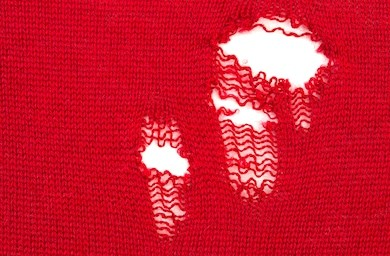
%> input picture images/tex02.jpg, 390 x 256 px; its folder holds only this picture in this run
$ octave progetto.m   (GNU Octave 9; MATLAB toolbox functions it lacks are replaced by stand-ins)
%> lines starting %> are read from the running program, lines starting %| are printed output that depends on the picture; in (x1, y1, x2, y2) boxes, pixels count from 0 and x2, y2 are one past the last pixel; in counts of white or black regions, pixels touching at a corner belong together; the program's own positions count from 1
%     ###### #     #  ####      ####  #  ####  ####  ###  #     #                   ###
%     #      #     # #    #     #   # # #     #     #   # #     #                  #   #
%     #      #     # #    #     #   # # #     #     #   # #     #                  #   #
%     #####  #     # ######     ####  # #     #     #   # #     #                   ###   #
%     #      #     # #    #     #     # #     #     #   # #     #                  #   # #
%     #      #     # #    #     #     # #     #     #   # #     #                  #    ##
%     ###### ##### # #    #     #     #  ####  ####  ###  ##### #                   ####  #


%     #     #  ####  ####  #  ####  #   #      #### #####  ####  #####  ####   #### #   # #####
%     ##   ## #    # #   # # #    # ##  #     #       #   #    #   #   #    # #     #   # #
%     # # # # #    # #   # # #    # # # #     #       #   #    #   #   #    # #     #   # #
%     #  #  # ###### ####  # ###### #  ##      ###    #   ######   #   ###### #     ##### ####
%     #     # #    # # #   # #    # #   #         #   #   #    #   #   #    # #     #   # #
%     #     # #    # #  #  # #    # #   #         #   #   #    #   #   #    # #     #   # #
%     #     # #    # #   # # #    # #   #     ####    #   #    #   #   #    #  #### #   # #####


% Anno Accademico 2019/2020
% Marian Statache, Elia Piccoli

% Script per il defect-detection nei tessuti.

clear all;
close all;

list=dir('images/tex*');
s='images/';

for index=1:size(list,1)
    name=strcat(s,list(index).name);
    A=rgb2gray(imread(name));
%> A: size 256x390 uint8; min 37, max 255, mean 84.1
    [R,C]=size(A);
%> R = 256; C = 390

    A_mod=abs(fft2(A));
    A_mod=(A_mod-min(A_mod(:)))/(max(A_mod(:))-min(A_mod(:)))*255;

    B=A_mod(1:R/2,1:C/2);
    B(1:10,:)=0;
    B(:,1:10)=0;
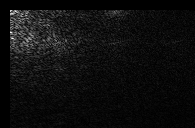
%> B: size 128x195 double; min 0, max 1.59, mean 0.0919; drawn with min black and max white
    [val, ind] = max(B(:));
%> val = 1.59; ind = 1575
    [RR CC]=size(B);
%> RR = 128; CC = 195
    [row col] = ind2sub([RR CC],ind);
%> row = 39; col = 13

    Xfactor=col/2;  %prova la metà del più piccolo di fft2
%> Xfactor = 6.5
    Yfactor=row/2;
%> Yfactor = 19.5

    if(Xfactor>32)
        Xfactor=32;
    elseif(Xfactor<4)
        Xfactor=4;
    end

    if(Yfactor>32)
        Yfactor=32;
    elseif(Yfactor<4)
        Yfactor=4;
    end

    % scelta dei pattern dinamica, sia per la dimensione che per la posizione

    pattern1 = A(1:R/Yfactor,1:C/Xfactor);
    pattern2 = A(3:R/Yfactor+2,3:C/Xfactor+2);
    pattern3 = A(R/(Yfactor*2):R/Yfactor+R/(Yfactor*2)-1,C/(Xfactor*2):C/Xfactor+C/(Xfactor*2)-1);
    pattern4 = A(1:R/Yfactor,C-C/Xfactor+1:C);
    pattern5 = A(3:R/Yfactor+2,C-C/Xfactor-1:C-2);
    pattern6 = A(R/(Yfactor*2):R/Yfactor+R/(Yfactor*2)-1,C-C/Xfactor+1-C/(Xfactor*2):C-C/(Xfactor*2));
    pattern7 = A(R-R/Yfactor+1:R,1:C/Xfactor);
    pattern8 = A(R-R/Yfactor-1:R-2,3:C/Xfactor+2);
    pattern9 = A(R-R/Yfactor+1-R/(Yfactor*2):R-R/(Yfactor*2),C/(Xfactor*2):C/Xfactor+C/(Xfactor*2)-1);


    c1 = normxcorr2(pattern1,A);
    c2 = normxcorr2(pattern2,A);
    c3 = normxcorr2(pattern3,A);
    c4 = normxcorr2(pattern4,A);
    c5 = normxcorr2(pattern5,A);
    c6 = normxcorr2(pattern6,A);
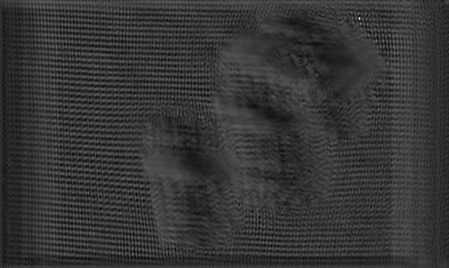
%> c6: size 268x449 double; min -0.268, max 1, mean 0.000812; drawn with min black and max white
    c7 = normxcorr2(pattern7,A);
    c8 = normxcorr2(pattern8,A);
    c9 = normxcorr2(pattern9,A);
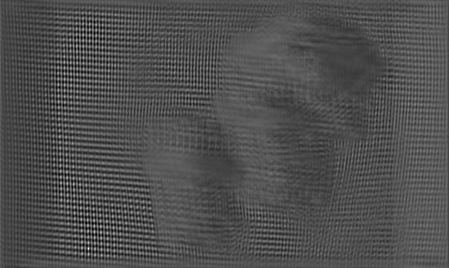
%> c9: size 268x449 double; min -0.452, max 1, mean 0.000438; drawn with min black and max white

    c = (c1+c2+c3+c4+c5+c6+c7+c8+c9)/9;
    c = c(R/Yfactor:end-R/Yfactor+1,C/Xfactor:end-C/Xfactor+1);
%> c: size 243x331 double

    c=abs(c);
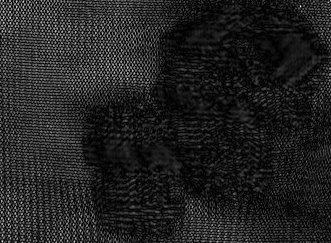
%> c: size 243x331 double; min 4.43e-07, max 0.128, mean 0.0171; drawn with min black and max white

    % scelta della soglia in modo automatico
    soglia=mean(c(:));
%> soglia = 0.0171
    mask = c<soglia;
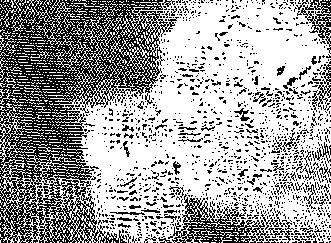
%> mask: size 243x331 logical; 63.1% white; black in thin lines or dots

    % scelta automatica del disco
    if(soglia>0.1)
        disco=2;
    else
        disco=3;
    end

    se = strel('disk',disco);
    mask2 = imopen(mask,se);
%> mask2: size 243x331 logical; 31% white; 55 white regions (2 under 20 px), largest, box (x1, y1, x2, y2) and area: (83, 0, 329, 214) 21360, (292, 98, 313, 122) 325, (282, 200, 303, 220) 273

    A=A(R/Yfactor-R/(Yfactor*2):end-R/Yfactor+R/(Yfactor*2),C/Xfactor-C/(Xfactor*2):end-C/Xfactor+C/(Xfactor*2));

    [RA CA] = size(A);
%> RA = 243; CA = 331
    [Rm Cm] = size(mask2);
%> Rm = 243; Cm = 331
    if(RA > Rm)
        A = A(1+(RA-Rm):end, :);
    else
        mask2 = mask2(1:end-(Rm-RA), :);
    end
    if(CA > Cm)
        A = A(:, 1+(CA-Cm):end);
    else
        mask2 = mask2(:, 1:end-(Cm-CA));
    end

    A1 = A;
    A1(mask2)=255;
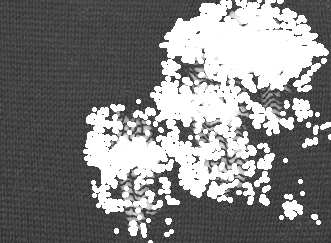
%> A1: size 243x331 uint8; min 43, max 255, mean 130.1
    %le prossime 9 righe servono per rendere l'evidenziatura rossa anche
    %quando il difetto è bianco o tanto chiaro, in modo che si veda.
    %se si preferisce com'era prima basta scommentare la riga 108
    A2 = A;
    for i=1:size(A2,1)
        for j=1:size(A2,2)
            if(A2(i,j)>100&&A1(i,j)==255)
                A2(i,j)=100;
            end
        end
    end
    Af=cat(3,A1,A2,A2);
%     Af=cat(3,A1,A,A);
    figure(1);
    set(gcf, 'Position', get(0, 'Screensize'));
    subplot(5, 4, index);
    A_color=imread(name);
%> A_color is the input picture: size 256x390x3 uint8; mean R, G, B 205.3, 28.9, 49.9
    A_color=A_color(R/Yfactor-R/(Yfactor*2):end-R/Yfactor+R/(Yfactor*2),C/Xfactor-C/(Xfactor*2):end-C/Xfactor+C/(Xfactor*2),:);
    imshowpair(A_color,Af,'montage')
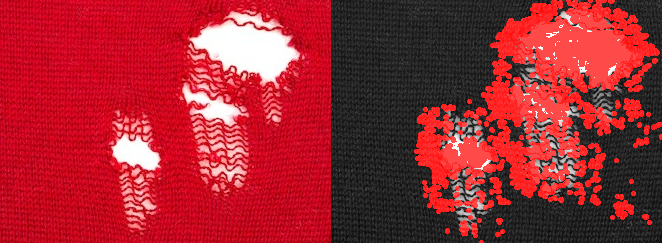
%> displayed picture: size 243x662x3, on the screen's scale of 0 to 255; mean R, G, B 158.2, 39.7, 49.8
    figure(2);
    imshowpair(A_color,Af,'montage')
    pause(2);
end

close(figure(2));

%%  test fft
% [15 lines of commented-out code are left out]

$ run again, on images/tex06.jpeg
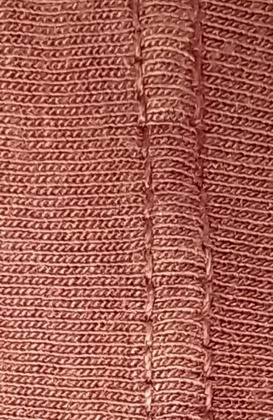
%> input picture images/tex06.jpeg, 273 x 420 px, shrunk from 390 x 599 before the run
%> `B(:,1:10)=0;`:
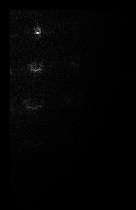
%> B: size 210x136 double; min 0, max 8.47, mean 0.114; drawn with min black and max white
%> val = 8.47; ind = 7803
%> row = 33; col = 38
%> Xfactor = 19
%> Yfactor = 16.5
%> soglia = 0.0505
%> mask: size 395x259 logical; 58.7% white; black in thin lines or dots
%> mask2: size 395x259 logical; 10.3% white; 161 white regions (10 under 20 px), largest, box (x1, y1, x2, y2) and area: (129, 183, 155, 271) 1002, (172, 48, 201, 101) 698, (180, 265, 210, 324) 694
%> A_color is the input picture: size 420x273x3 uint8; mean R, G, B 166.5, 96.5, 84.8
%> `imshowpair(A_color,Af,'montage')`:
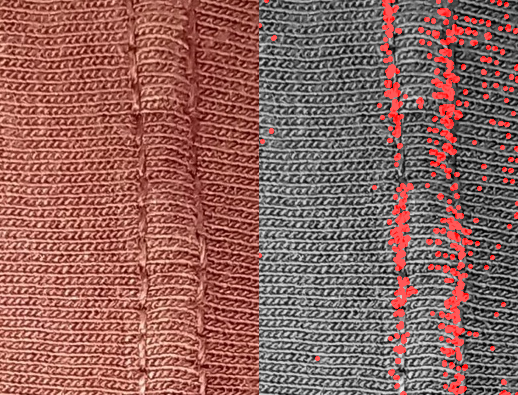
%> displayed picture: size 395x518x3, on the screen's scale of 0 to 255; mean R, G, B 144.4, 99.9, 94

$ run again, on images/tex07.jpg
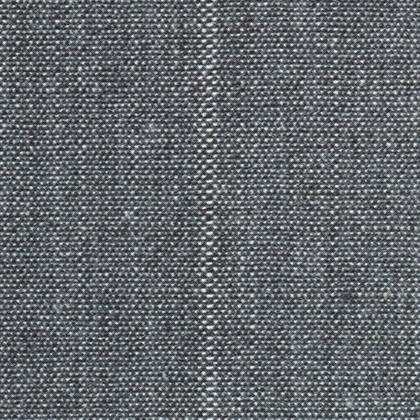
%> input picture images/tex07.jpg, 420 x 420 px, shrunk from 512 x 512 before the run
%> val = 15.22; ind = 13481
%> row = 41; col = 65
%> Xfactor = 32.5
%> Yfactor = 20.5
%> soglia = 0.0631
%> `mask = c<soglia;`:
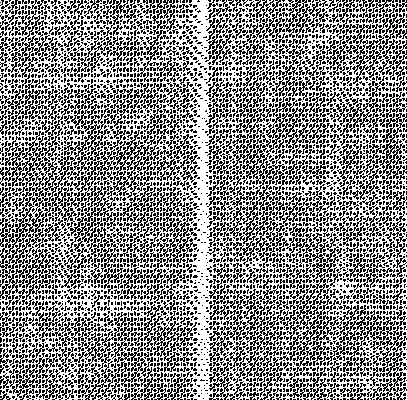
%> mask: size 400x407 logical; 54.5% white; black in thin lines or dots
%> mask2: size 400x407 logical; 2% white; 13 white regions, largest, box (x1, y1, x2, y2) and area: (196, 73, 209, 213) 1202, (197, 277, 210, 340) 543, (192, 0, 209, 47) 458
%> A_color is the input picture: size 420x420x3 uint8; mean R, G, B 98.8, 103.2, 107.8
%> `imshowpair(A_color,Af,'montage')`:
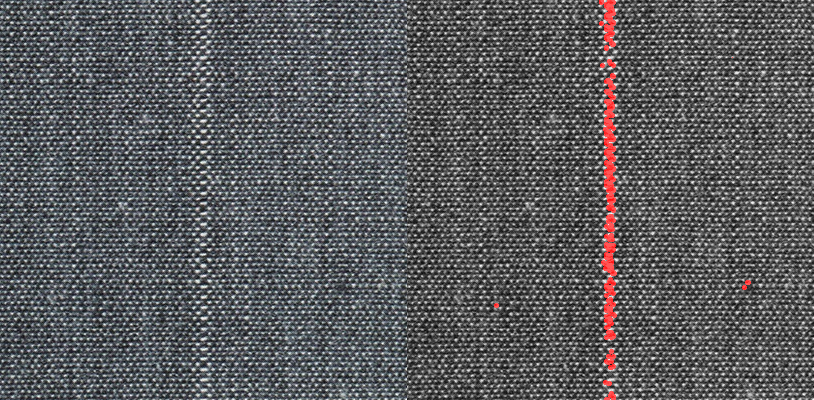
%> displayed picture: size 400x814x3, on the screen's scale of 0 to 255; mean R, G, B 90.2, 90.7, 93.2

$ run again, on images/tex08.jpeg
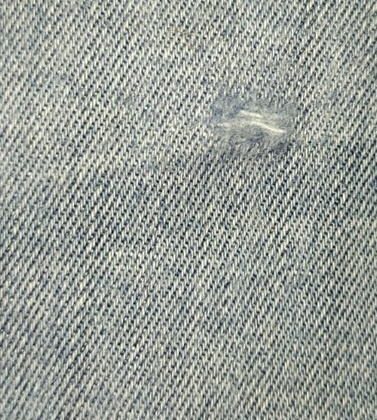
%> input picture images/tex08.jpeg, 377 x 420 px, shrunk from 494 x 550 before the run
%> val = 9.72; ind = 9482
%> row = 32; col = 46
%> Xfactor = 23
%> Yfactor = 16
%> soglia = 0.144
%> mask: size 394x361 logical; 46.5% white in thin lines or dots
%> mask2: size 394x361 logical; 3.5% white; 7 white regions (3 under 20 px), largest, box (x1, y1, x2, y2) and area: (193, 76, 289, 148) 4758, (309, 72, 318, 102) 129, (320, 90, 328, 99) 37, (322, 55, 328, 62) 24
%> A_color is the input picture: size 420x377x3 uint8; mean R, G, B 153.1, 158.3, 152
%> `imshowpair(A_color,Af,'montage')`:
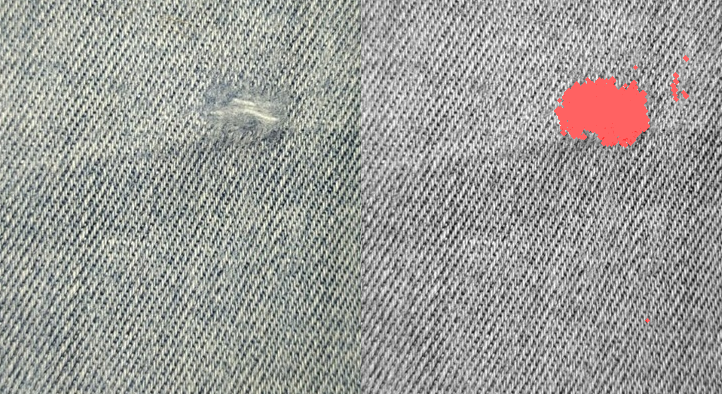
%> displayed picture: size 394x722x3, on the screen's scale of 0 to 255; mean R, G, B 156, 155.8, 152.7
